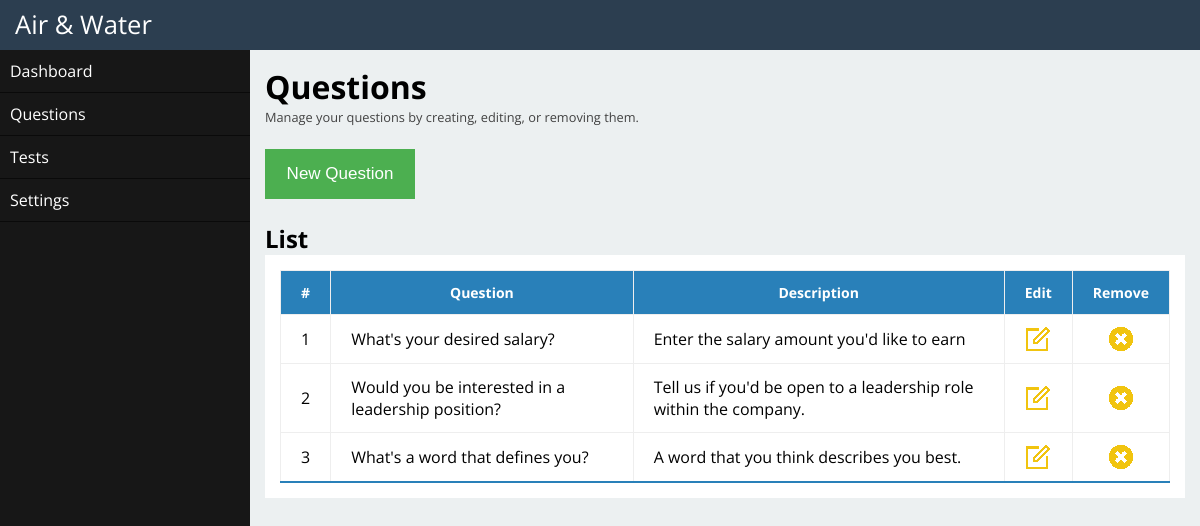
The page /questions.php on the database its author committed.
### tables this page shows
CREATE TABLE IF NOT EXISTS `questions` (
  `questionID` int(15) NOT NULL AUTO_INCREMENT,
  `question` text,
  `description` text,
  PRIMARY KEY (`questionID`)
);

### questions.php (the view, shortened to what this page needs)
<?php include("header.php"); ?>
	<header>
		<div class="logo">Air & Water</div>
	</header>
	<div id="container">
		<div id="loadQuestions">
			<?php include("sidebar.php"); ?>
			<div class="content">
				<h1>Questions</h1>
				<p>Manage your questions by creating, editing, or removing them.</p>
				<div id="box">
					<button class="normal-newQuestionButton" id="newQuestionButton">New Question</button>
					<div id="box">
						<h2>List</h2>
						<div id="questionList" class="box-panel">
						<?php
						include_once('db.php');
						$sql = "SELECT * FROM questions";
						$result = $dbc->query($sql);
						if ($result->num_rows > 0) {
							echo "<table><tr><th>#</th><th>Question</th><th>Description</th><th>Edit</th><th>Remove</th></tr>";
							while($row = mysqli_fetch_array($result)){
								echo "<tr><td class=\"centerCell\">" . $row['questionID'] . "</td><td>" . $row['question'] .
								"</td><td>" . $row['description'] . "</td><td class=\"iconHolder\"><a>
								<img src=\"images/edit-icon.png\" class=\"iconAction\" title=\"Edit\" id=\"" . $row['questionID'] . "\"/></a></td>
								<td class=\"iconHolder\"><a><img src=\"images/delete-icon.png\" class=\"iconAction\" title=\"Remove\" id=\"" . $row['questionID'] . "\"/></a>
								</td></tr><tr class=\"editContainer editContainerDisplay\" id=\"" . $row['questionID'] . "\"><td colspan=\"5\">
								<label>Question</label><input type=\"text\" name=\"editQuestion\" id=\"editQuestion\" data-rowID=\"" . $row['questionID'] . "\"/>
								<label>Description:</label><textarea name=\"editQuestionDescription\" id=\"editQuestionDescription\"data-rowID=\"" . $row['questionID'] . "\"></textarea>
								<button id=\"saveEditQuestion\" class=\"saveEditQuestion\" data-rowID=\"" . $row['questionID'] . "\">Save</button><button id=\"cancelEditQuestion\" class=\"cancelEditQuestion\" data-rowID=\"" . $row['questionID'] . "\">Cancel</button>
								<span class=\"questionEditResult\" data-rowID=\"" . $row['questionID'] . "\"></span></td></tr>";
							}
							echo "</table>";
						} else {
							echo "<table><tr><th>#</th><th>Question</th><th>Description</th><th>Edit</th><th>Remove</th></tr>";
							echo "<tr><td colspan=\"5\"><p>You have not created any questions yet.</p></td></tr>";
							echo "</table>";
						}
						?>
					</div>
				</div>
			</div>
		</div>
	</div>
<?php include("footer.php"); ?>

### header.php (shortened to what this page needs)
<html lang="en" xmlns="http://www.w3.org/1999/xhtml">
<head>
    <link rel="stylesheet" type="text/css" href="css/style.css"/>
</head>
<body>

### sidebar.php
<div class="sidebar">
	<ul id="nav">
		<li><a href="dashboard.php">Dashboard</a></li>
		<li><a href="questions.php">Questions</a></li>
		<li><a href="tests.php">Tests</a></li>
		<li><a href="settings.php">Settings</a></li>
	</ul>
</div>

### css/style.css (style rules this page uses)
* { -webkit-box-sizing:border-box; -moz-box-sizing:border-box; box-sizing:border-box; margin:0; padding:0; }
body, textarea { font-family:'Open Sans'; }
a { text-decoration:none; }
.logo { font-size:1.6em; float:left; margin-top:7px; margin-left:15px; color:#ffffff; }
header { width:100%; height:50px; background-color:#2c3e50; margin:0 auto; }
div#container { width:100%; margin:0 auto; }
.sidebar { width:250px; background-color:#171717; float:left; }
.content { width:auto; margin-left:250px; height:100%; background-color:#ecf0f1; padding:15px; overflow:auto; }
.content p { color:#424242; font-size:0.8em; }
div#box { margin-top:15px; }
div#box .box-panel { padding:15px; background-color:#ffffff; color:#333; }
ul#nav li { list-style:none; }
ul#nav li a { color:#ffffff; display:block; padding:10px; font-size:1em; border-bottom:1px solid #0a0a0a; -webkit-transition:0.2s; -moz-transition:0.2s; -o-transition:0.2s; transition:0.2s; }
button { border-radius:100%; width:200px; height:200px; background-color: #4CAF50; color: white; padding: 14px 20px; margin: 8px 0; border: none; cursor: pointer; font-size:30px; }
button.normal, button.normal-newQuestionButton, button.cancelEditQuestion, button.saveEditQuestion { border-radius:0; width:100px; height:50px; background-color: #4CAF50; color: white; padding:5px; margin: 8px 0; border: none; cursor: pointer; font-size:17px; }
button.normal-newQuestionButton { width:150px; }
table { border-collapse:collapse; border:1px solid #eee; border-bottom:2px solid #2980b9; width:100%; }
th { background-color:#2980b9; color:#ffffff; font-size:14px; }
th, td { padding:12px 20px; border:1px solid #eee; border-collapse:collapse; }
td.iconHolder, td.centerCell { text-align:center; }
@media only screen and (min-width:480px) { .sidebar { height:100%; display:block; } }

### rows shown on the page
questions: questionID "1", question "What's your desired salary?", description "Enter the salary amount you'd like to earn"
questions: questionID "2", question "Would you be interested in a leadership position?", description "Tell us if you'd be open to a leadership role within the company."
questions: questionID "3", question "What's a word that defines you?", description "A word that you think describes you best."
